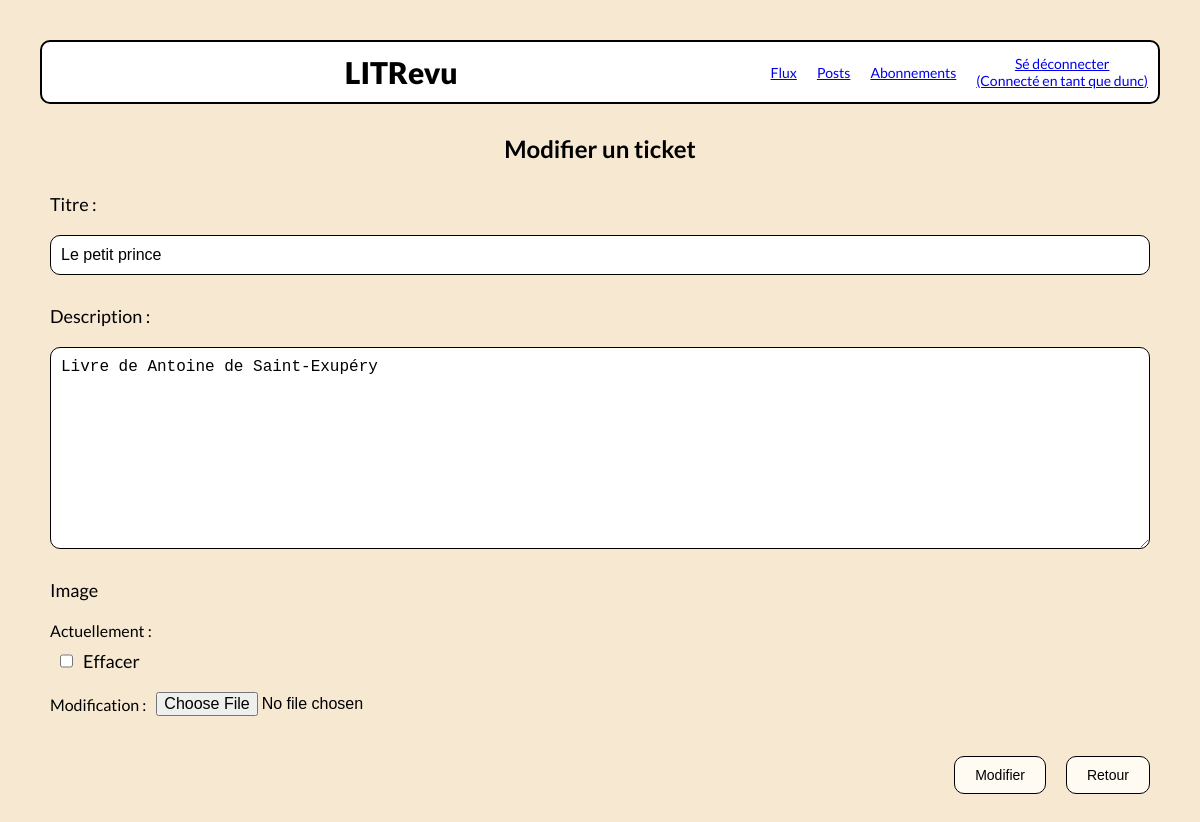
Page /ticket/edit/7/ (signed in) on the committed database.
### authentication/models.py (models this page shows)
class User(AbstractUser):
    pass

### review_app/models.py (models this page shows)
class Ticket(models.Model):
    title = models.CharField(max_length=120)
    description = models.TextField()
    image = models.ImageField(upload_to='images/', blank=True)
    time_created = models.DateTimeField(auto_now_add=True)
    author = models.ForeignKey(settings.AUTH_USER_MODEL, on_delete=models.CASCADE)
    closed = models.BooleanField(default=False, blank=True)

### review_app/views.py (the view)
# urls.py: path("ticket/edit/<int:ticket_id>/", review_app.views.edit_ticket, name='edit-ticket'),
@login_required
def edit_ticket(request, ticket_id):
    ticket = get_object_or_404(Ticket, id=ticket_id)
    if ticket.author != request.user:
        return redirect('posts')
    form = forms.TicketForm(request.POST or None, request.FILES or None, instance=ticket)
    if request.method == 'POST':
        if form.is_valid():
            form.save()
            return redirect('posts')
    return render(request, 'review_app/edit_ticket.html', {'ticket': ticket, 'form': form})

### review_app/forms.py
class TicketForm(forms.ModelForm):
    title = forms.CharField(label="Titre")
    description = forms.CharField(label="Description", widget=forms.Textarea)
    image = forms.ImageField(label="Image", required=False)
    class Meta:
        model = Ticket
        fields = ("title", "description", "image")

### review_app/templates/review_app/edit_ticket.html (shortened to what this page needs)
{% extends 'base.html' %}
{% block content %}
    <h2>Modifier un ticket</h2>
    <form class="post_form" action="" method="post" enctype="multipart/form-data">
        <p>
            {{ form.title.label_tag }}
            {{ form.title }}
        </p>
        <p>
            {{ form.description.label_tag }}
            {{ form.description }}
        </p>
        <p class="image_field">
            <label>Image</label>
            <div class="image_current">
                <span>Actuellement :
                </span>
                <label>
                    <input type="checkbox" name="image-clear" id="image-clear_id">
                    Effacer
                </label>
            </div>
            <div class="image_upload">
                Modification :
                <input type="file" name="image" accept="image/*" id="id_image">
            </div>
        </p>
        <div class="action_button">
            <button type="submit">Modifier</button>
            <a href="{% url 'posts' %}"><button type="button">Retour</button></a>
        </div>
    </form>
{% endblock content %}

### templates/base.html (shortened to what this page needs)
<!DOCTYPE html>
<html lang="fr">
    <head>
        {% load static %}
        <link rel="stylesheet" href="{% static '/styles.css' %}">
    </head>
    <body>
        <header>
            <h1>LITRevu</h1>
            {% if user.is_authenticated %}
                <nav>
                <a href="{% url 'feed' %}">Flux</a>
                <a href="{% url 'posts' %}">Posts</a>
                <a href="{% url 'follow' %}">Abonnements</a>
                <a href="{% url 'logout' %}">Sé déconnecter <br>(Connecté en tant que {{ request.user }})</a>
                </nav>
            {% endif %}
        </header>
        {% block content %}
        {% endblock content %}
    </body>
</html>

### static/styles.css (style rules this page uses)
body { font-family: "Lato"; background-color: #F7E8D2; margin: auto; padding: 40px; max-width : 1440px; }
header { display: flex; border: 2px solid black; border-radius: 10px; height: 60px; position: sticky; top: 0; z-index: 100; background-color: white; }
nav { display: flex; flex-direction: row; justify-self: flex-end; align-items: center; text-align: center; }
nav a { margin: 10px; font-size: 14px; }
h1 { margin: auto; font-size: 30px; font-weight: 800; }
h2 { margin: 30px 20px 20px 20px; font-size: 24px; text-align: center; font-weight: 700; }
p { font-size: 16px; margin: 5px; font-weight: 500; }
button { padding: 10px 20px; margin: 10px; border: 1px solid black; background-color: #FFFBF2; border-radius: 10px; font-size: 14px; font-weight: 500; }
.post_form p { display: flex; flex-direction: column; margin: 10px; }
.post_form label { margin: 10px 0; font-size: 18px; }
.post_form input, .post_form textarea { margin: 10px 0; padding: 10px; border: 1px solid black; background-color: white; border-radius: 10px; font-size: 16px; font-weight: 500; }
.image_field { display: flex; flex-direction: column; }
.image_current span { display: flex; flex-direction: row; margin: 10px; }
.image_current label { display: flex; flex-direction: row; margin: 10px; }
.image_current input { margin: 0 10px; }
.image_upload { display: flex; flex-direction: row; margin: 10px; align-items: center; }
#id_image { margin: 10px !important; }
#id_image { border: none; border-radius: 0; margin: 10px 0; padding: 0; background-color: #F7E8D2; }
.action_button { display: flex; justify-self: flex-end; }

### rows in the picture
User: user "dunc"
Ticket: title "Le petit prince", description "Livre de Antoine de Saint-Exupéry"
